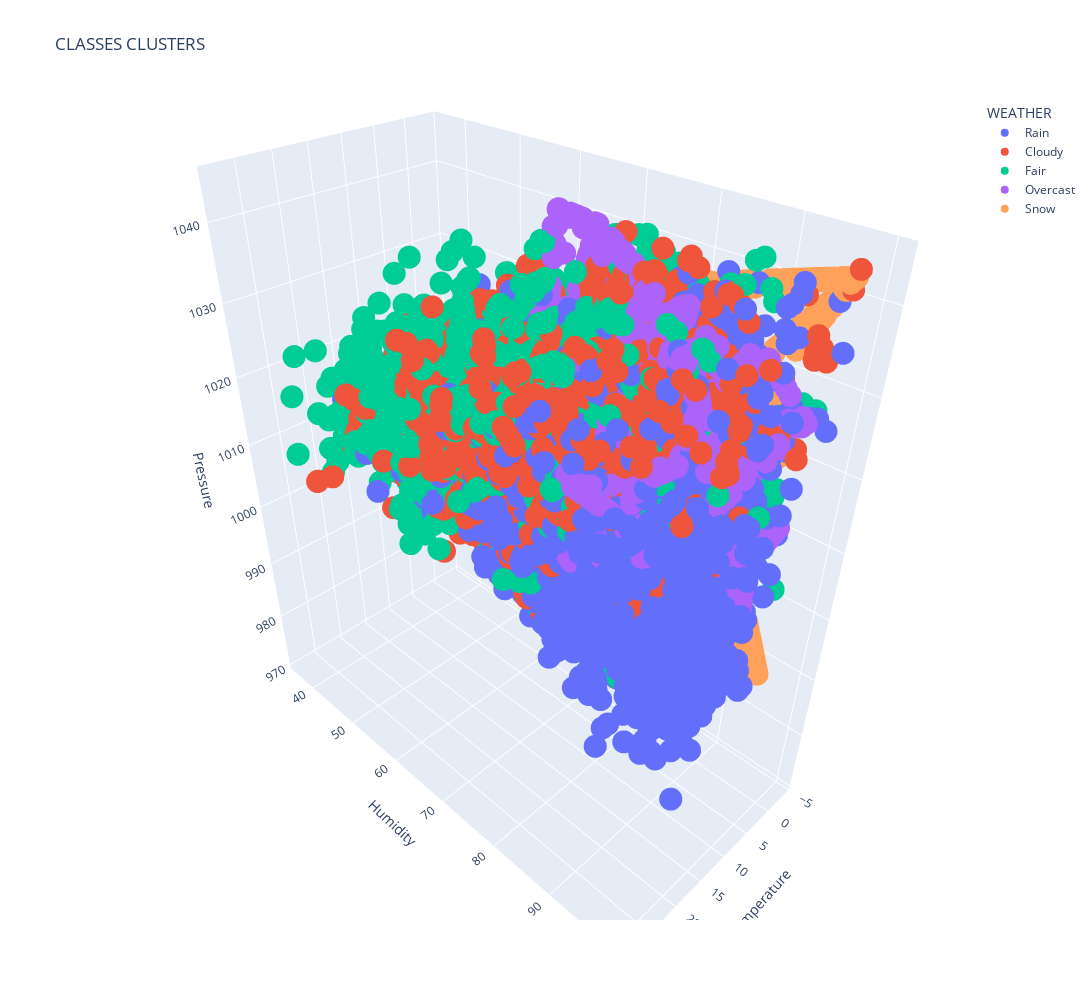

The code cell stored with this chart in its notebook:
### Code cell
def main():
    #dataset selection and loading
    train_set_name = "weather_data_2000_2019"
    train_dataset = pd.read_csv(("./datasets/" + train_set_name + ".csv"),header=None)
    test_set_name = "weather_data_2020_2021"
    test_dataset = pd.read_csv(("./datasets/" + test_set_name + ".csv"),header=None) 

    print("Your Train Dataset is: ", train_set_name)                                                                       #display dataset name to user
    print("Your Test Dataset is: ", test_set_name)                                                                       #display dataset name to user

    features_selected = 5
    #training features
    temperature_train = train_dataset.iloc[:, 4:5]
    feels_like_train = train_dataset.iloc[:, 7:8]
    dew_point_train = train_dataset.iloc[:, 8:9]
    humidity_train = train_dataset.iloc[:, 9:10]
    pressure_train = train_dataset.iloc[:, 19:20] 
    #uv_index_train = train_dataset.iloc[:, 24:25] 

    #testing data
    temperature_test = test_dataset.iloc[:, 4:5]
    feels_like_test = test_dataset.iloc[:, 7:8]
    dew_point_test = test_dataset.iloc[:, 8:9]
    humidity_true = test_dataset.iloc[:, 9:10]
    pressure_test = test_dataset.iloc[:, 19:20]
    #uv_index_test = test_dataset.iloc[:, 24:25] 

    X_train = pd.concat([temperature_train, feels_like_train, dew_point_train, humidity_train, pressure_train], axis=1)   #, uv_index_train], axis=1)
    X_train.replace(([np.inf, -np.inf], np.nan), inplace=True)                                                            #replace any infinite values with nan
    X_train = X_train.to_numpy()  

    y_train = train_dataset.iloc[:, 30:31].to_numpy()
    y_true = test_dataset.iloc[:, 30:31].to_numpy()

    #https://pandas.pydata.org/pandas-docs/stable/user_guide/merging.html
    test_data = pd.concat([temperature_test, feels_like_test, dew_point_test, humidity_true, pressure_test], axis=1)       #, uv_index_test], axis=1)       
    test_data.replace(([np.inf, -np.inf], np.nan), inplace=True)                                                           #replace any infinite values with nan
    X_test = test_data.to_numpy()

    #change all nan values in all datasets with the most frequent value of the dataset
    imp = SimpleImputer(missing_values=np.nan, strategy='most_frequent')
    imp.fit(X_train)
    imp.fit(y_train)
    imp.fit(X_test)
    imp.fit(y_true)
    
    disp = int(input("Please choose 1 to display the dataset or any button to cotinue without displaying!"))
    if disp == 1:
        display(X_train)
        display(y_train.ravel())

        display(X_test)
    else: print("Not displaying dataset!")   
        
    #----------------------------------------------------------------------------------------
    rebalance = int(input("PLEASE CHOOSE 1 TO REBALANCE DATASET WITH SMOTE. CHOOSE 2 TO REBALANCE DATASET WITH ADASYN" + 
                          "\nPRESS ANYTHING ELSE TO CONTINUE WITH ORIGINAL!\n"))
    if rebalance == 1:
        X_train, y_train = oversampling(X_train, y_train, 1)
    elif rebalance == 2:
        X_train, y_train = oversampling(X_train, y_train, 2)
    else: print("Total training data: ", X_train.size)
    
    interractive_plot(X_train, y_train, X_train[:, 0], X_train[:, 3], X_train[:, 4], True)
    #------------------------------------------------------------------------------------------
    
    #https://scikit-learn.org/stable/modules/generated/sklearn.naive_bayes.GaussianNB.html
    #https://www.analyticsvidhya.com/blog/2021/11/implementation-of-gaussian-naive-bayes-in-python-sklearn/
    choice = int(input("Please choose 1 for Training and 2 for Random CV Search." +
                       "\nPressing 3 will load the optimised Gaussian Naive Bayes Classifier model!\n"))
    if rebalance == 1: clf_type = "default_rebalanced_SMOTE" if choice == 1 else "optimised_rebalanced_SMOTE" 
    elif rebalance == 2: clf_type = "default_rebalanced_ADASYN" if choice == 1 else "optimised_rebalanced_ADASYN" 
    else: clf_type = "default" if choice == 1 else "optimised"
    model_name = "./trained_models/rfc_" + clf_type + "_" + train_set_name + "_" + test_set_name + "_" + str(features_selected) + "f.p"
    confusion_matrix_filename = "./confusion_matrix/rfc_" + str(clf_type) + "_" + train_set_name + "_"  + test_set_name + "_" + str(features_selected) + "f.png"
    metrics_filename = "./metrics/rfc_" + str(clf_type) + "_" + train_set_name + "_"  + test_set_name + "_" + str(features_selected) + "f.txt"
    csv_filename = "./outputs/output_rfc_"  + str(clf_type) + "_" + train_set_name + "_"  + test_set_name + "_" + str(features_selected) + "f.csv"

    if choice == 1:
        # Create Random Forest classifer object and train it on the selected dataset
        rfc = (RandomForestClassifier()).fit(X_train, y_train.ravel())
        save_statistics(rfc, X_test, y_true, csv_filename, confusion_matrix_filename, metrics_filename)

    elif choice == 2:
        rfc = RandomForestClassifier()
        
        #random search hyperparameters optimisation
        param_random = {'n_estimators': [100, 200, 400, 600, 800, 1000, 1200, 1400, 1600, 1800, 2000],
                        'min_samples_split': [2, 5, 10],
                        'min_samples_leaf': [1, 2, 4],
                        'max_features': ['auto', 'sqrt', 'log2'],
                        'max_depth': [10, 20, 30, 40, 50, 60, 70, 80, 90, 100, None], 
                        'bootstrap': [True, False]}

        rfc_random_search = RandomizedSearchCV(estimator = rfc, param_distributions = param_random, 
                                               n_iter = 100, cv = 5, verbose=2, random_state=42, n_jobs = 14)
        rfc_random_search.fit(X_train, y_train.ravel())
        best_random_search = list(rfc_random_search.best_params_.values())
        print(rfc_random_search.best_params_)

        #grid search hyperparameters optimisation based on low range random search best result
        param_grid = {'n_estimators': [int(best_random_search[0]-100), int(best_random_search[0]-50), int(best_random_search[0]-25), int(best_random_search[0]),
                                                                  int(best_random_search[0]+25), int(best_random_search[0])+50, int(best_random_search[0])+100],
                      'min_samples_split': [int(best_random_search[1]/3), int(best_random_search[1]/2), int(best_random_search[1]), 
                                                                       int(best_random_search[1]*2), int(best_random_search[1]*3)],
                      'min_samples_leaf': [best_random_search[2]-1, best_random_search[1], best_random_search[1]+1],
                      'max_features': ['auto', 'sqrt', 'log2'],
                      'max_depth': [best_random_search[4]-10, best_random_search[4]-5, best_random_search[4], 
                                                          best_random_search[4]+5, best_random_search[4]+10],
                      'bootstrap': [best_random_search[5]]}

        rfc_grid_search = GridSearchCV(estimator = rfc, param_grid = param_grid, 
                                       cv = 5, n_jobs = 14, verbose = 2)
        rfc_grid_search.fit(X_train, y_train.ravel())
        best_grid_search = list(rfc_grid_search.best_params_.values()) 
        print(rfc_grid_search.best_params_)                                                                                           # print best parameter after tuning
        print(rfc_grid_search.best_estimator_)                                                                                        # print how our model looks after hyper-parameter tuning
        
        pickle.dump(rfc_grid_search.best_estimator_, open(model_name, "wb"))

    elif choice == 3:
        rfc = pickle.load(open(model_name, "rb"))
        print("Parameters Classifier Loaded: ", rfc.get_params())

        save_statistics(rfc, X_test, y_true, csv_filename, confusion_matrix_filename, metrics_filename)

if __name__ == "__main__":                                                                                               #guard boilerplate
    main()

### Figure 1 — Plotly figure (JSON) as saved in the notebook; plotly's stock layout.template omitted (floating-point values rounded to 4 significant figures; data arrays with more than 128 entries replaced by an {"elided": "..."} marker saying what was removed)
{"data": [{"hovertemplate": "color=#1cfc03<br>Temperature=%{x}<br>Humidity=%{y}<br>Pressure=%{z}<extra></extra>", "legendgroup": "#1cfc03", "marker": {"color": "#636efa", "symbol": "circle"}, "mode": "markers", "name": "Rain", "scene": "scene", "showlegend": true, "type": "scatter3d", "x": {"elided": "3758 float values"}, "y": {"elided": "3758 float values"}, "z": {"elided": "3758 float values"}}, {"hovertemplate": "color=#67a9cf<br>Temperature=%{x}<br>Humidity=%{y}<br>Pressure=%{z}<extra></extra>", "legendgroup": "#67a9cf", "marker": {"color": "#EF553B", "symbol": "circle"}, "mode": "markers", "name": "Cloudy", "scene": "scene", "showlegend": true, "type": "scatter3d", "x": {"elided": "3816 float values"}, "y": {"elided": "3816 float values"}, "z": {"elided": "3816 float values"}}, {"hovertemplate": "color=#ef8a62<br>Temperature=%{x}<br>Humidity=%{y}<br>Pressure=%{z}<extra></extra>", "legendgroup": "#ef8a62", "marker": {"color": "#00cc96", "symbol": "circle"}, "mode": "markers", "name": "Fair", "scene": "scene", "showlegend": true, "type": "scatter3d", "x": {"elided": "3424 float values"}, "y": {"elided": "3424 float values"}, "z": {"elided": "3424 float values"}}, {"hovertemplate": "color=#fc0303<br>Temperature=%{x}<br>Humidity=%{y}<br>Pressure=%{z}<extra></extra>", "legendgroup": "#fc0303", "marker": {"color": "#ab63fa", "symbol": "circle"}, "mode": "markers", "name": "Overcast", "scene": "scene", "showlegend": true, "type": "scatter3d", "x": {"elided": "3706 float values"}, "y": {"elided": "3706 float values"}, "z": {"elided": "3706 float values"}}, {"hovertemplate": "color=#00ffe5<br>Temperature=%{x}<br>Humidity=%{y}<br>Pressure=%{z}<extra></extra>", "legendgroup": "#00ffe5", "marker": {"color": "#FFA15A", "symbol": "circle"}, "mode": "markers", "name": "Snow", "scene": "scene", "showlegend": true, "type": "scatter3d", "x": {"elided": "3755 float values"}, "y": {"elided": "3755 float values"}, "z": {"elided": "3755 float values"}}], "layout": {"height": 1000, "legend": {"title": {"text": "WEATHER"}, "tracegroupgap": 0}, "scene": {"domain": {"x": [0, 1], "y": [0, 1]}, "xaxis": {"title": {"text": "Temperature"}}, "yaxis": {"title": {"text": "Humidity"}}, "zaxis": {"title": {"text": "Pressure"}}}, "title": {"text": "CLASSES CLUSTERS"}, "width": 1300}}
